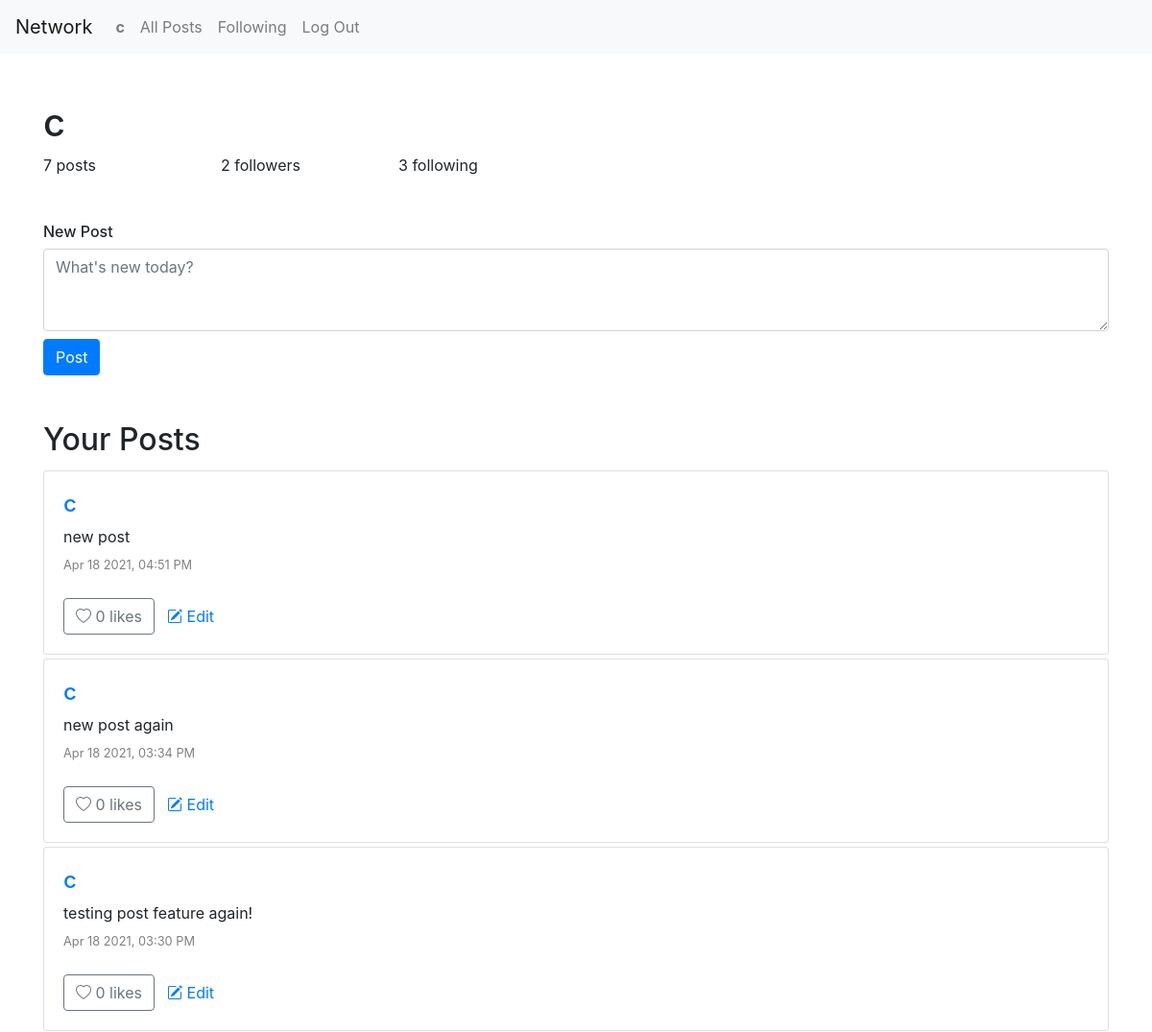
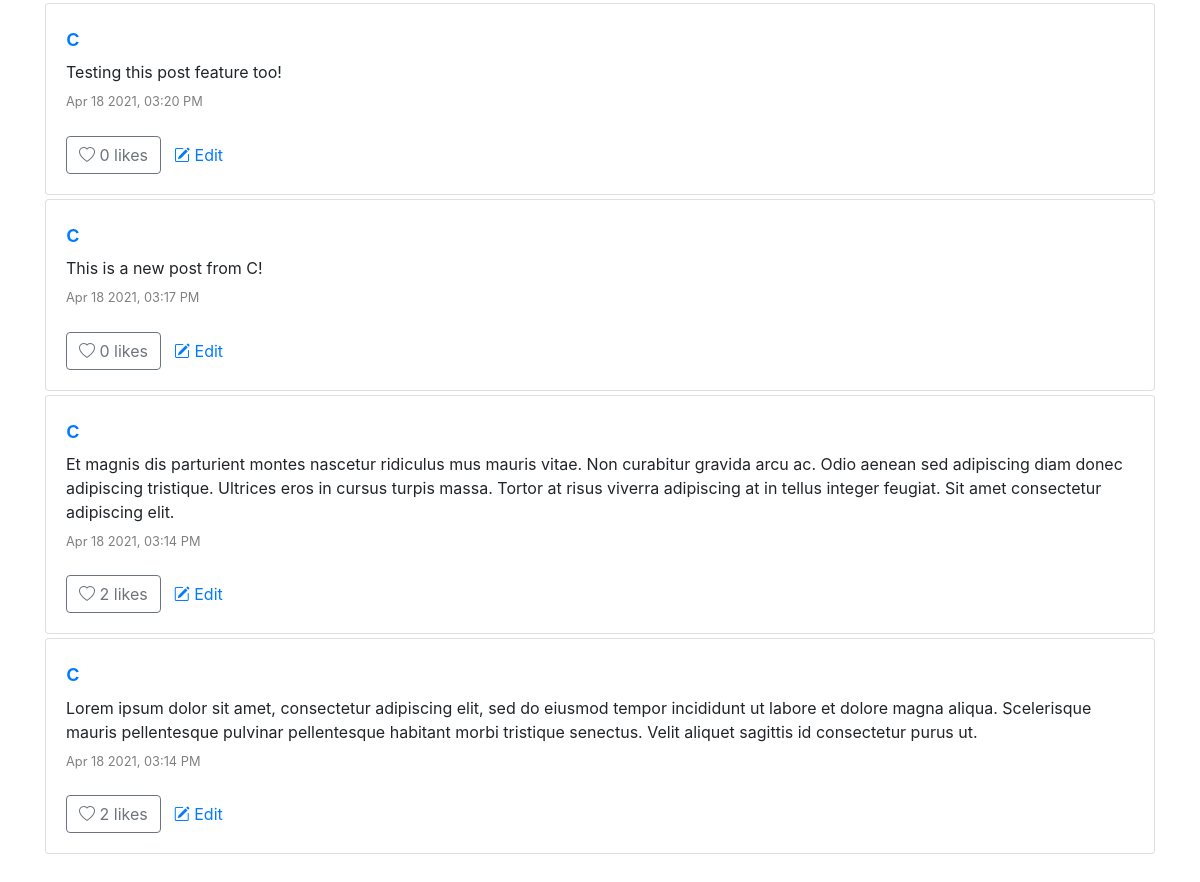
The page /profile/c/1 (signed in) on the database its author committed (2 pictures, top to bottom).
### network/models.py (models this page shows)
class User(AbstractUser):
    pass

class Post(models.Model):
    poster = models.ForeignKey('User',
                               on_delete=models.CASCADE,
                               related_name='posts')
    timestamp = models.DateTimeField(auto_now_add=True)
    text = models.TextField()
    likes = models.ManyToManyField('User',
                                   related_name='posts_liked')
    def serialize(self):
        return {
            "id": self.id,
            "poster": self.poster.username,
            "poster_id": self.poster.id,
            "likes": [user.id for user in self.likes.all()],
            "text": self.text,
            "timestamp": self.timestamp.strftime("%b %d %Y, %I:%M %p"),
        }

### network/views.py (the view)
# urls.py: path("profile/<str:username>/<int:page>", views.profile, name="profile"),
@login_required
def profile(request, username, page):
    user = User.objects.get(username=request.user)
    profile_user = User.objects.get(username=username)
    posts = profile_user.posts.all()
    if posts:
        posts = posts.order_by("-timestamp").all()
    else:
        posts = []
    paginator = Paginator(posts, 10)
    return render(request, "network/profile.html",
                  {
                      "profile_id": profile_user.id,
                      "username": username,
                      "follower_count": len(profile_user.followers.all()),
                      "follow_count": len(profile_user.following.all()),
                      "post_count": len(profile_user.posts.all()),
                      "posts": [
                          post.serialize() for post in paginator.page(page)
                      ],
                      "page_num": page,
                      "page_count": paginator.num_pages,
                      "page_range": range(1, paginator.num_pages + 1),
                      "user_followed_user_ids": [
                          userFollowing.following_user.id
                          for userFollowing in user.following.all()
                      ],
                      "new_post_form": PostForm(),
                  })

### network/forms.py
class PostForm(ModelForm):
    def __init__(self, *args, **kwargs):
        super(PostForm, self).__init__(*args, **kwargs)
        self.fields['text'].label = ""
    class Meta:
        model = Post
        fields = ["text"]
        widgets = {
            "text": forms.Textarea(
                attrs={
                    "class": "form-control",
                    "placeholder": "What's new today?",
                    "rows": 3
                }
            )
        }

### network/templates/network/profile.html (shortened to what this page needs)
{% extends "network/layout.html" %}
{% load static %}
{% block body %}
    <div id="profile-container" class="container mb-5">
        <div class="row mt-5">
            <div class="col-6">
                <h1>{{ username }}</h1>
            </div>
            <div class="col-6 d-flex align-items-center justify-content-end">
            </div>
        </div>
        <div class="row w-50">
            <div class="col-4">
                {{ post_count }}
                {% if post_count == 1 %}
                    post
                {% else %}
                    posts
                {% endif %}
            </div>
            <div class="col-4">
                {{ follower_count }}
                {% if follower_count == 1 %}
                    follower
                {% else %}
                    followers
                {% endif %}
            </div>
            <div class="col-4">
                {{ follow_count }} following
            </div>
        </div>
        {% if user.is_authenticated and user.id == profile_id %}
            <h6 class="mt-5">New Post</h6>
            <form action="{% url 'posts' page=1 %}" method="POST">
                <div class="form-group">
                    {{ new_post_form }}
                    <input type="submit" class="btn btn-primary mt-2" value="Post"/>
                </div>
            </form>
        {% endif %}
        {% if user.id == profile_id %}
            <h2 class="mt-5">Your Posts</h2>
        {% else %}
            <h2 class="mt-5">{{ username }}'s Posts</h2>
        {% endif %}
        {% include "./post-list.html" %}
    </div>
{% endblock %}

### network/templates/network/layout.html (shortened to what this page needs)
{% load static %}
<!DOCTYPE html>
<html lang="en">
    <head>
        <link rel="stylesheet" href="https://stackpath.bootstrapcdn.com/bootstrap/4.4.1/css/bootstrap.min.css">
        <link rel="stylesheet" href="https://cdn.jsdelivr.net/npm/bootstrap-icons@1.4.1/font/bootstrap-icons.css">
        <link href="{% static 'network/styles.css' %}" rel="stylesheet">
    </head>
    <body>
        <nav class="navbar navbar-expand-lg navbar-light bg-light">
            <a class="navbar-brand" href="#">Network</a>
            <div>
              <ul class="navbar-nav mr-auto">
                {% if user.is_authenticated %}
                    <li class="nav-item">
                        <a class="nav-link" href="{% url 'profile' username=user.username page=1 %}"><strong>{{ user.username }}</strong></a>
                    </li>
                {% endif %}
                <li class="nav-item">
                  <a class="nav-link" href="{% url 'index' %}">All Posts</a>
                </li>
                {% if user.is_authenticated %}
                    <li class="nav-item">
                        <a class="nav-link" href="{% url 'following' page=1 %}">Following</a>
                    </li>
                    <li class="nav-item">
                        <a class="nav-link" href="{% url 'logout' %}">Log Out</a>
                    </li>
                {% endif %}
              </ul>
            </div>
          </nav>
        <div class="body">
            {% block body %}
            {% endblock %}
        </div>
    </body>
</html>

### network/templates/network/post-list.html (shortened to what this page needs)
<div class="row">
    <div class="col">
        {% for post in posts %}
        <div class="card mt-1">
            <div class="card-body">
                <div class="row">
                    <div class="col">
                        <span id="post-card-header-{{post.id}}">
                            <a class="mb-2" href="{% url 'profile' username=post.poster page=1 %}"><h4>{{ post.poster }}</h4></a>
                        </span>
                        <div id="post-content-{{post.id}}">
                            <div id="post-text-{{post.id}}" class="mb-2">{{ post.text }}</div>
                            <div class="mb-4 grey-text timestamp-size">{{ post.timestamp }}</div>
                        </div>
                        <div id="post-btn-row-{{ post.id }}" class="d-flex">
                            {% if user.id in post.likes %}
                                <button id="like-btn-{{post.id}}" class="btn btn-outline-danger" onclick="toggleLike('{{post.id}}')">
                                    <i id="like-btn-icon-{{post.id}}" class="bi bi-heart-fill"></i>
                                    <span id="like-btn-text-{{post.id}}">
                                        {{ post.likes|length }}
                                        {% if post.likes|length == 1 %}
                                            like
                                        {% else %}
                                            likes
                                        {% endif %}
                                    </span>
                                </button>
                            {% else %}
                                <button id="like-btn-{{ post.id }}" class="btn btn-outline-secondary" onclick="toggleLike('{{post.id}}')">
                                    <i id="like-btn-icon-{{ post.id }}" class="bi bi-heart"></i>
                                    <span id="like-btn-text-{{ post.id }}">
                                        {{ post.likes|length }}
                                        {% if post.likes|length == 1 %}
                                            like
                                        {% else %}
                                            likes
                                        {% endif %}
                                    </span>
                                </button>
                            {% endif %}
                            {% if user.id == post.poster_id %}
                                <button id="edit-btn-{{ post.id }}" class="btn btn-link" onclick="editPost('{{ post.id }}')">
                                    <i class="bi bi-pencil-square"></i>
                                    Edit
                                </button>
                            {% endif %}
                        </div>
                    </div>
                </div>
            </div>
        </div>
        {% endfor %}
    </div>
</div>

### network/static/network/styles.css (style rules this page uses)
.grey-text { color: gray; }
.timestamp-size { font-size: .8rem; }

### rows shown on the page
User: username "c"
Post: text "new post"
Post: text "new post again"
Post: text "testing post feature again!"
Post: text "Testing this post feature too!"
Post: text "This is a new post from C!"
Post: text "Et magnis dis parturient montes nascetur ridiculus mus mauris vitae. Non curabitur gravida arcu ac. Odio aenean sed adipiscing diam donec adipiscing tristique. Ultrices eros in cursus turpis massa. Tortor at risus viverra adipiscing at in tellus integer feugiat. Sit amet consectetur adipiscing elit."
Post: text "Lorem ipsum dolor sit amet, consectetur adipiscing elit, sed do eiusmod tempor incididunt ut labore et dolore magna aliqua. Scelerisque mauris pellentesque pulvinar pellentesque habitant morbi tristique senectus. Velit aliquet sagittis id consectetur purus ut."

### other values the page prints
{{ username }} "c"
{{ post_count }} "7"
{{ follower_count }} "2"
{{ follow_count }} "3"
{{ post.poster }} "c" "c" "c" "c" "c" "c" "c"
{{ post.timestamp }} "Apr 18 2021, 04:51 PM" "Apr 18 2021, 03:34 PM" "Apr 18 2021, 03:30 PM" "Apr 18 2021, 03:20 PM" "Apr 18 2021, 03:17 PM" "Apr 18 2021, 03:14 PM" "Apr 18 2021, 03:14 PM"
{{ post.likes|length }} "0" "0" "0" "0" "0" "2" "2"
